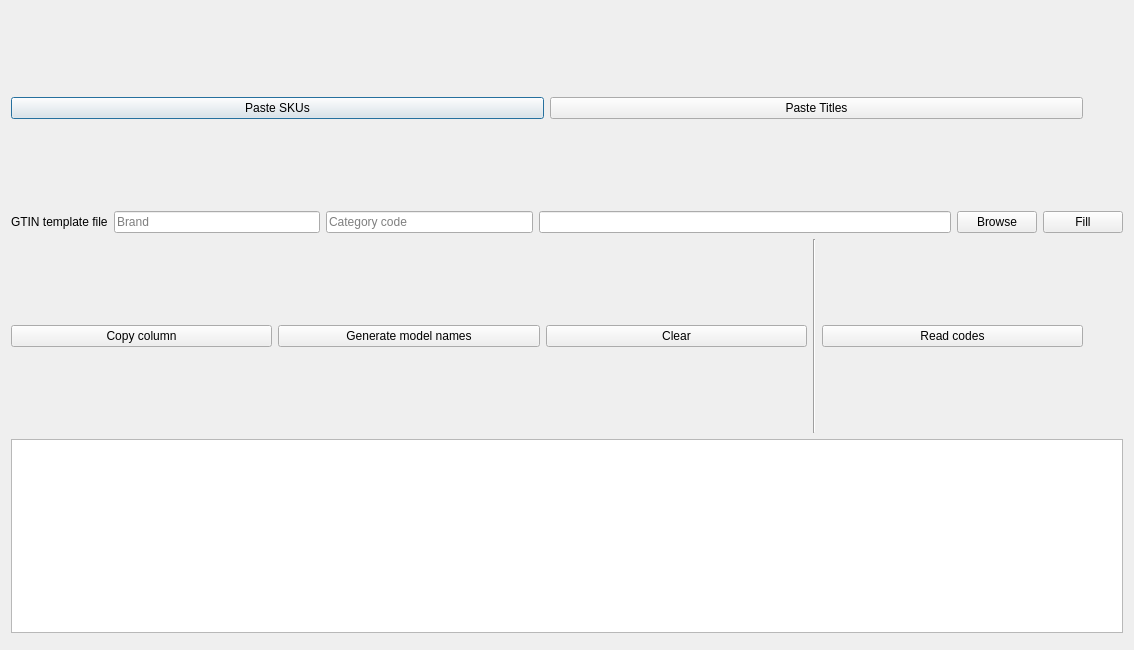
<?xml version="1.0" encoding="UTF-8"?>
<ui version="4.0">
 <class>DialogExtractInfos</class>
 <widget class="QDialog" name="DialogExtractInfos">
  <property name="geometry">
   <rect>
    <x>0</x>
    <y>0</y>
    <width>1134</width>
    <height>650</height>
   </rect>
  </property>
  <property name="windowTitle">
   <string>Extract product informations</string>
  </property>
  <layout class="QVBoxLayout" name="verticalLayout">
   <item>
    <layout class="QHBoxLayout" name="horizontalLayout">
     <item>
      <widget class="QPushButton" name="buttonPasteSKUs">
       <property name="text">
        <string>Paste SKUs</string>
       </property>
      </widget>
     </item>
     <item>
      <widget class="QPushButton" name="buttonPasteTitles">
       <property name="text">
        <string>Paste Titles</string>
       </property>
      </widget>
     </item>
     <item>
      <spacer name="horizontalSpacer">
       <property name="sizeHint" stdset="0">
        <size>
         <width>40</width>
         <height>20</height>
        </size>
       </property>
      </spacer>
     </item>
    </layout>
   </item>
   <item>
    <layout class="QHBoxLayout" name="horizontalLayout_3">
     <item>
      <widget class="QLabel" name="label">
       <property name="text">
        <string>GTIN template file</string>
       </property>
      </widget>
     </item>
     <item>
      <widget class="QLineEdit" name="lineEditBrand">
       <property name="sizePolicy">
        <sizepolicy hsizetype="Expanding" vsizetype="Fixed">
         <horstretch>1</horstretch>
         <verstretch>0</verstretch>
        </sizepolicy>
       </property>
       <property name="placeholderText">
        <string>Brand</string>
       </property>
      </widget>
     </item>
     <item>
      <widget class="QLineEdit" name="lineEditCategoryCode">
       <property name="sizePolicy">
        <sizepolicy hsizetype="Expanding" vsizetype="Fixed">
         <horstretch>1</horstretch>
         <verstretch>0</verstretch>
        </sizepolicy>
       </property>
       <property name="placeholderText">
        <string>Category code</string>
       </property>
      </widget>
     </item>
     <item>
      <widget class="QLineEdit" name="lineEditGtinTemplate">
       <property name="sizePolicy">
        <sizepolicy hsizetype="Expanding" vsizetype="Fixed">
         <horstretch>2</horstretch>
         <verstretch>0</verstretch>
        </sizepolicy>
       </property>
       <property name="readOnly">
        <bool>true</bool>
       </property>
      </widget>
     </item>
     <item>
      <widget class="QPushButton" name="buttonBrowseGtinTemplate">
       <property name="text">
        <string>Browse</string>
       </property>
      </widget>
     </item>
     <item>
      <widget class="QPushButton" name="buttonFillGtin">
       <property name="text">
        <string>Fill</string>
       </property>
      </widget>
     </item>
    </layout>
   </item>
   <item>
    <layout class="QHBoxLayout" name="horizontalLayout_2">
     <item>
      <widget class="QPushButton" name="buttonCopyColumn">
       <property name="toolTip">
        <string>Copy the content of the selected column</string>
       </property>
       <property name="text">
        <string>Copy column</string>
       </property>
      </widget>
     </item>
     <item>
      <widget class="QPushButton" name="buttonGenerateModelNames">
       <property name="toolTip">
        <string>Generate the model names from the SKUs and copy them</string>
       </property>
       <property name="text">
        <string>Generate model names</string>
       </property>
      </widget>
     </item>
     <item>
      <widget class="QPushButton" name="buttonClear">
       <property name="text">
        <string>Clear</string>
       </property>
      </widget>
     </item>
     <item>
      <widget class="Line" name="line">
       <property name="orientation">
        <enum>Qt::Vertical</enum>
       </property>
      </widget>
     </item>
     <item>
      <widget class="QPushButton" name="buttonReadGtin">
       <property name="toolTip">
        <string>Read GTIN codes from the GS1 result report</string>
       </property>
       <property name="text">
        <string>Read codes</string>
       </property>
      </widget>
     </item>
     <item>
      <spacer name="horizontalSpacer_2">
       <property name="sizeHint" stdset="0">
        <size>
         <width>40</width>
         <height>20</height>
        </size>
       </property>
      </spacer>
     </item>
    </layout>
   </item>
   <item>
    <widget class="QTableView" name="tableViewInfos">
     <property name="selectionMode">
      <enum>QAbstractItemView::NoSelection</enum>
     </property>
     <attribute name="horizontalHeaderDefaultSectionSize">
      <number>200</number>
     </attribute>
    </widget>
   </item>
   <item>
    <widget class="QDialogButtonBox" name="buttonBox">
     <property name="standardButtons">
      <set>QDialogButtonBox::NoButton</set>
     </property>
    </widget>
   </item>
  </layout>
 </widget>
 <resources/>
 <connections>
  <connection>
   <sender>buttonBox</sender>
   <signal>accepted()</signal>
   <receiver>DialogExtractInfos</receiver>
   <slot>accept()</slot>
   <hints>
    <hint type="sourcelabel">
     <x>248</x>
     <y>254</y>
    </hint>
    <hint type="destinationlabel">
     <x>157</x>
     <y>274</y>
    </hint>
   </hints>
  </connection>
  <connection>
   <sender>buttonBox</sender>
   <signal>rejected()</signal>
   <receiver>DialogExtractInfos</receiver>
   <slot>reject()</slot>
   <hints>
    <hint type="sourcelabel">
     <x>316</x>
     <y>260</y>
    </hint>
    <hint type="destinationlabel">
     <x>286</x>
     <y>274</y>
    </hint>
   </hints>
  </connection>
 </connections>
</ui>
